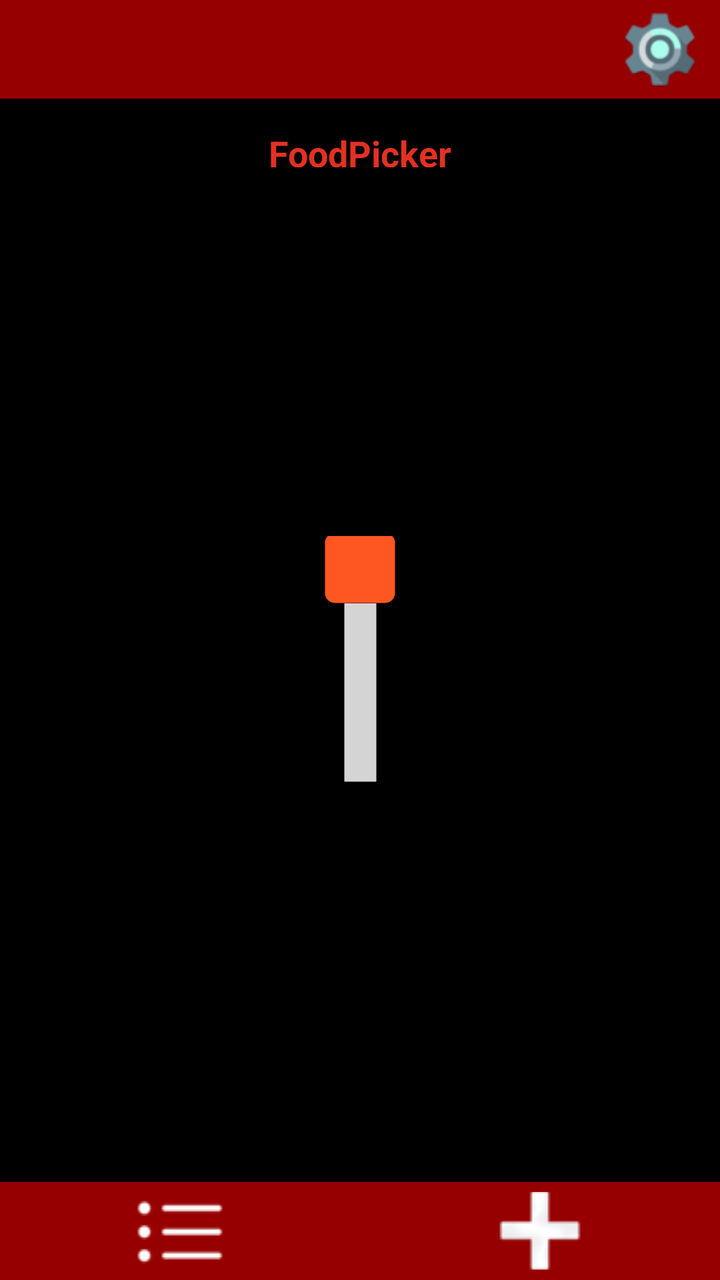
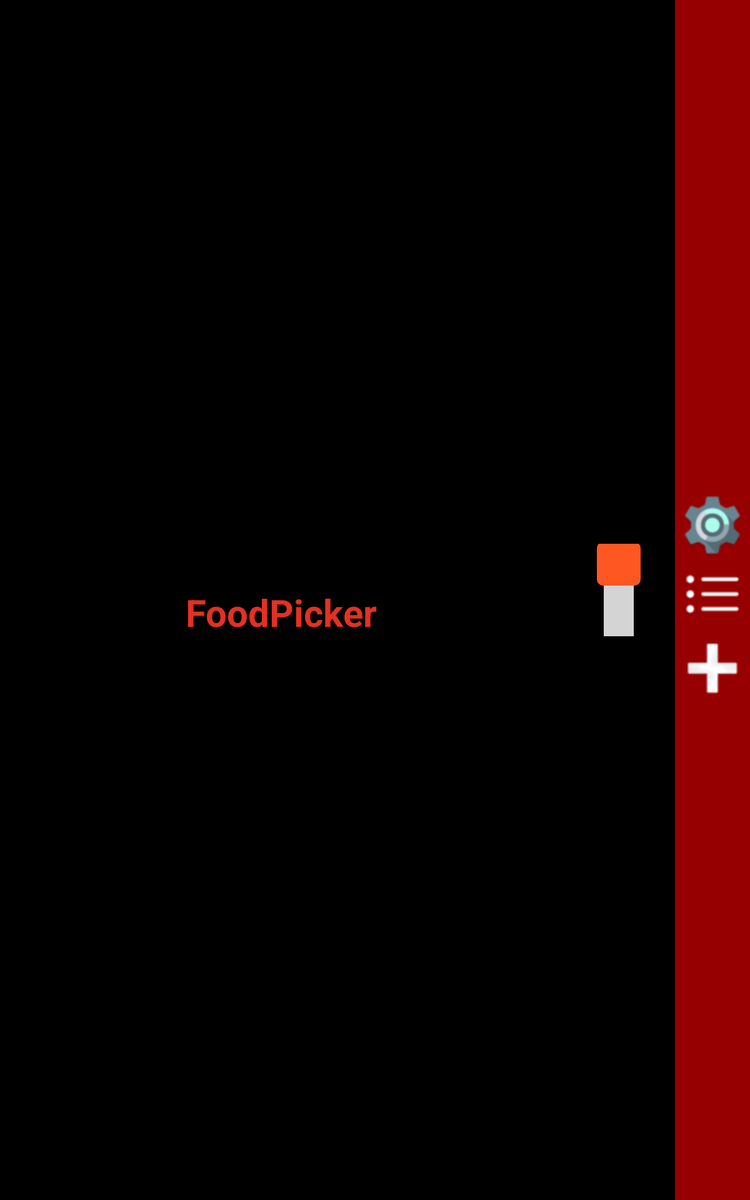

One screen, two layout resources from the same app: the default and the repository's alternative for another configuration. Each is rendered where Android would select it; the XML of both is given below.
<!-- AndroidManifest.xml: application theme Theme.FoodPicker -->
<!-- res/layout/activity_main.xml -->
<LinearLayout xmlns:android="http://schemas.android.com/apk/res/android"
    android:layout_width="match_parent"
    android:layout_height="match_parent"
    android:background="@color/black"
    android:gravity="center"
    android:orientation="vertical"
    android:padding="0dp">

    <LinearLayout

        android:layout_width="match_parent"
        android:layout_height="match_parent"
        android:layout_weight="6"
        android:background="@color/darkred"
        android:gravity="end"
        android:orientation="horizontal">

        <ImageButton
            android:id="@+id/setting_btn"
            android:layout_width="wrap_content"
            android:layout_height="match_parent"
            android:layout_marginTop="5dp"
            android:layout_marginBottom="5dp"
            android:layout_marginEnd="5dp"
            android:scaleType="fitCenter"
            android:background="@android:color/transparent"
            android:contentDescription="@string/setting"
            android:src="@drawable/setting" />

    </LinearLayout>

    <LinearLayout
        android:layout_width="match_parent"
        android:layout_height="match_parent"
        android:layout_weight="1"
        android:gravity="center"
        android:orientation="vertical">

        <FrameLayout
            android:layout_width="wrap_content"
            android:layout_height="wrap_content"
            android:gravity="center">

            <ImageView
                android:id="@+id/centerImage"
                android:layout_width="match_parent"
                android:layout_height="match_parent"
                android:adjustViewBounds="true"
                android:src="@drawable/slot" />

            <TextView
                android:id="@+id/slotText"
                android:layout_width="wrap_content"
                android:layout_height="wrap_content"
                android:layout_gravity="center"
                android:layout_marginTop="10dp"
                android:shadowColor="@color/black"
                android:shadowDx="2"
                android:shadowDy="2"
                android:shadowRadius="2"
                android:text="@string/app_name"
                android:textColor="@color/red"
                android:textSize="18sp"
                android:textStyle="bold" />
        </FrameLayout>

        <SeekBar
            android:id="@+id/verticalSeekBar"
            android:layout_width="139dp"
            android:layout_height="0dp"
            android:layout_weight="1"
            android:layout_marginTop="10dp"
            android:layout_marginBottom="10dp"
            android:max="100"
            android:progress="0"
            android:progressDrawable="@color/gray"
            android:rotation="90"
            android:thumb="@drawable/thumb2" />

    </LinearLayout>

    <LinearLayout
        android:layout_width="match_parent"
        android:layout_height="match_parent"
        android:layout_weight="6"
        android:background="@color/darkred"
        android:orientation="horizontal"
        android:gravity="center_vertical"> 

        <ImageButton
            android:id="@+id/item_list"
            android:layout_width="0dp"
            android:layout_height="match_parent"
            android:layout_weight="1"
            android:layout_marginTop="5dp"
            android:layout_marginBottom="5dp"
            android:background="@android:color/transparent"
            android:contentDescription="@string/list"
            android:src="@drawable/list" />

        <ImageButton
            android:id="@+id/item_add"
            android:layout_width="0dp"
            android:layout_height="match_parent"
            android:layout_marginTop="5dp"
            android:layout_marginBottom="5dp"
            android:layout_weight="1"
            android:background="@android:color/transparent"
            android:contentDescription="@string/add"
            android:src="@drawable/add" />

    </LinearLayout>

</LinearLayout>
<!-- resources referenced by this layout -->
<resources>
  <color name="black">#FF000000</color>
  <color name="darkred">#970000</color>
  <color name="gray">#d4d4d4</color>
  <color name="red">#E33122</color>
  <!-- drawable add: png bitmap (drawable, 1890 bytes) -->
  <!-- drawable list: png bitmap (drawable, 871 bytes) -->
  <!-- drawable setting: png bitmap (drawable, 6382 bytes) -->
  <!-- drawable thumb2 (drawable) -->
  <shape xmlns:android="http://schemas.android.com/apk/res/android">
      <size
          android:width="35dp"
          android:height="35dp"
      />
      <solid android:color="#FF5722" />
      <corners android:radius="5dp" />
  </shape>
  <string name="add">Add</string>
  <string name="app_name">FoodPicker</string>
  <string name="list">List</string>
  <string name="setting">Setting</string>
  <style name="Theme.FoodPicker" parent="Base.Theme.FoodPicker" />
  <style name="Base.Theme.FoodPicker" parent="Theme.Material3.DayNight.NoActionBar">
          
          
      </style>
</resources>
<!-- res/layout-sw600dp/activity_main.xml (the repository's variant of the layout above) -->
<!-- drawn on a 7-inch tablet held upright -->
<LinearLayout xmlns:android="http://schemas.android.com/apk/res/android"
    android:layout_width="match_parent"
    android:layout_height="match_parent"
    android:background="@color/black"
    android:gravity="center"
    android:orientation="horizontal"
    android:padding="0dp">

    <LinearLayout
        android:layout_width="0dp"
        android:layout_height="match_parent"
        android:layout_weight="5"
        android:orientation="horizontal"
        android:gravity="center_vertical">

        <FrameLayout
            android:layout_width="match_parent"
            android:layout_height="wrap_content"
            android:gravity="center">

            <ImageView
                android:id="@+id/centerImage"
                android:layout_width="match_parent"
                android:layout_height="match_parent"
                android:adjustViewBounds="true"
                android:src="@drawable/slot" />

            <TextView
                android:id="@+id/slotText"
                android:layout_width="wrap_content"
                android:layout_height="wrap_content"
                android:layout_gravity="center"
                android:layout_marginTop="10dp"
                android:shadowColor="@color/black"
                android:shadowDx="2"
                android:shadowDy="2"
                android:shadowRadius="2"
                android:text="@string/app_name"
                android:textColor="@color/red"
                android:textSize="30sp"
                android:textStyle="bold" />
        </FrameLayout>
    </LinearLayout>

<LinearLayout
    android:layout_width="0dp"
    android:layout_height="match_parent"
    android:layout_weight="1"
    android:orientation="horizontal"
    android:gravity="center_vertical">
        <SeekBar
            android:id="@+id/verticalSeekBar"
            android:layout_height="match_parent"
            android:layout_width="match_parent"
            android:layout_marginTop="10dp"
            android:layout_marginBottom="10dp"
            android:max="100"
            android:progress="0"
            android:progressDrawable="@color/gray"
            android:rotation="90"
            android:thumb="@drawable/thumb2" />
</LinearLayout>

    <LinearLayout
        android:layout_width="wrap_content"
        android:layout_height="match_parent"
        android:background="@color/darkred"
        android:orientation="vertical"
        android:gravity="center_vertical">


        <ImageButton
            android:id="@+id/setting_btn"
            android:layout_width="match_parent"
            android:layout_height="wrap_content"
            android:background="@android:color/transparent"
            android:contentDescription="@string/setting"
            android:src="@drawable/setting" />

        <ImageButton
            android:id="@+id/item_list"
            android:layout_width="match_parent"
            android:layout_height="wrap_content"
            android:layout_margin="5dp"
            android:background="@android:color/transparent"
            android:contentDescription="@string/list"
            android:src="@drawable/list" />

        <ImageButton
            android:id="@+id/item_add"
            android:layout_width="match_parent"
            android:layout_height="wrap_content"
            android:layout_margin="5dp"
            android:background="@android:color/transparent"
            android:contentDescription="@string/add"
            android:src="@drawable/add" />
    </LinearLayout>
</LinearLayout>
